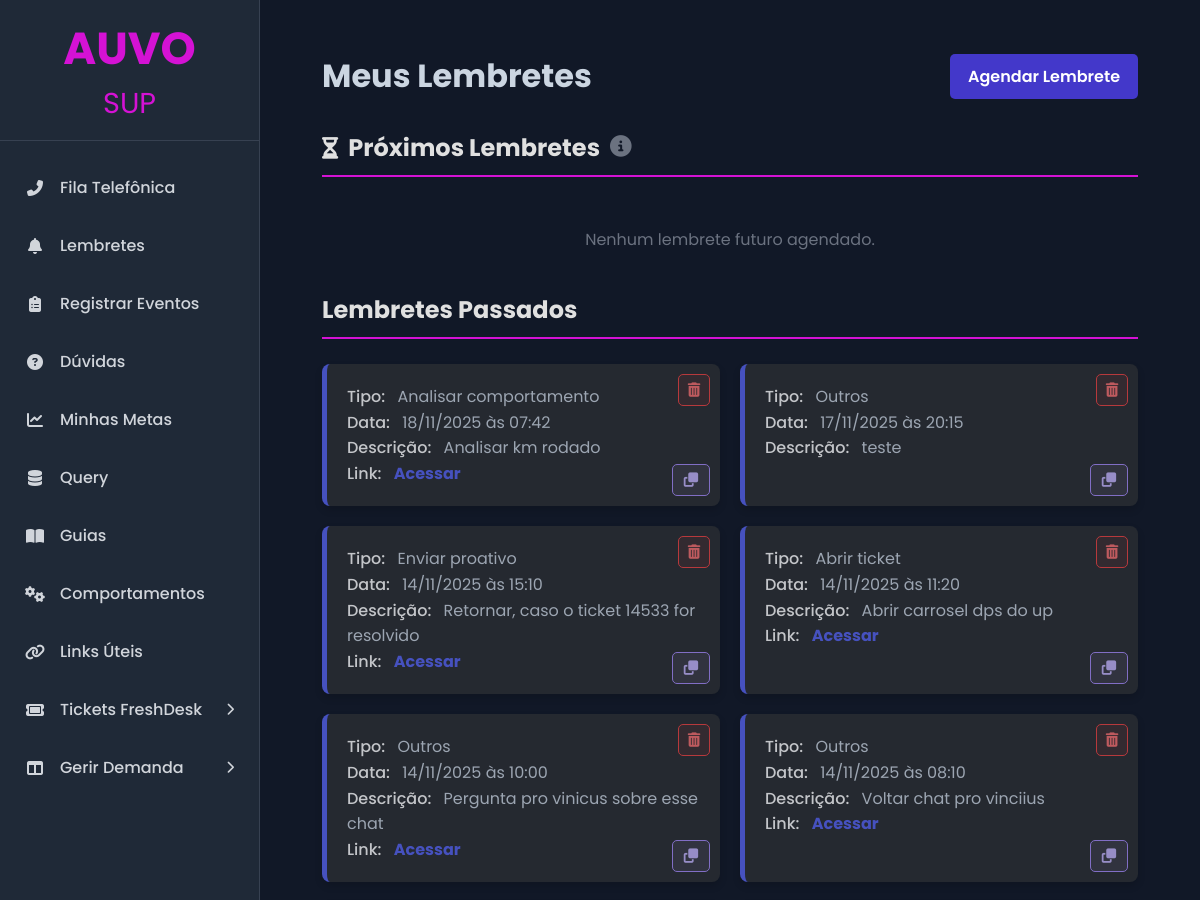
The app's page /reminders (signed in, upper part), older data.
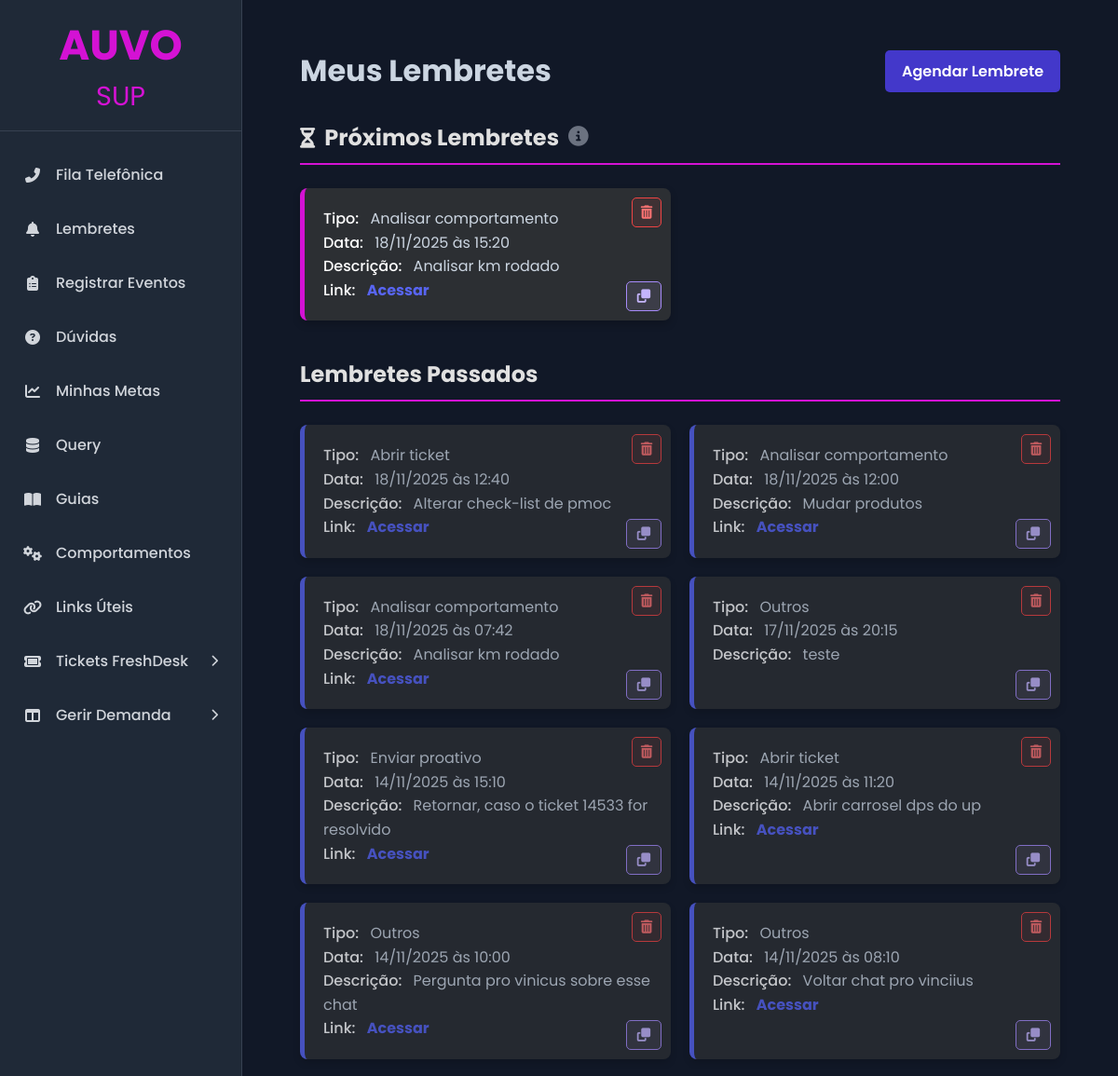
The same page, newer data.
### app.py (models this page shows, shortened)
class Reminder(db.Model):
    id = db.Column(db.Integer, primary_key=True)
    user_id = db.Column(db.Integer, db.ForeignKey('user.id'), nullable=False)
    reminder_type = db.Column(db.String(50), nullable=False)
    description = db.Column(db.Text, nullable=True)
    link = db.Column(db.String(500), nullable=True)
    reminder_datetime = db.Column(db.DateTime, nullable=False)
    is_sent = db.Column(db.Boolean, default=False, nullable=False) # Para o bot saber se já notificou
    notification_status = db.Column(db.String(100), nullable=True)
    created_at = db.Column(db.DateTime, default=db.func.now())
    user = db.relationship('User', backref=db.backref('reminders', lazy=True))

### app.py (the view)
@app.route('/reminders')
@login_required
def list_reminders():
    now_utc = datetime.utcnow()
    now_brasilia = datetime.utcnow() - timedelta(hours=3)
    upcoming_reminders = Reminder.query.filter(
        Reminder.user_id == current_user.id,
        Reminder.reminder_datetime > now_brasilia
    ).order_by(asc(Reminder.reminder_datetime)).all()
    past_reminders = Reminder.query.filter(
        Reminder.user_id == current_user.id,
        Reminder.reminder_datetime <= now_brasilia
    ).order_by(desc(Reminder.reminder_datetime)).all()
    return render_template(
        'reminders.html',
        title="Meus Lembretes",
        upcoming=upcoming_reminders,
        past=past_reminders
    )

### app.py (called while the page is built)
@app.context_processor
def inject_now():
    return {'now': datetime.utcnow()}

@login_manager.user_loader
def load_user(user_id):
    return User.query.get(int(user_id))

### templates/reminders.html (shortened to what this page needs)
{% extends "base.html" %}
{% block content %}
<div class="content-padding">
    <div class="fila-header">
        <h1>{{ title }}</h1>
        <a href="{{ url_for('create_reminder') }}" class="config-btn">Agendar Lembrete</a>
    </div>
    <div class="reminders-section">
        <h2 class="section-title-with-tooltip">
            <span><i class="fa-solid fa-hourglass-half" style="margin-right: 10px; font-size: 0.9em;"></i>Próximos Lembretes</span>
            <div class="menu-tooltip" style="margin-left: 10px; position: relative; top: -2px;">
                <i class="fa-solid fa-circle-info tooltip-icon"></i>
            </div>
        </h2>
        {% if upcoming %}
            <ul class="reminder-list">
            {% for rem in upcoming %}
                <li class="reminder-card">
                    <form method="POST" action="{{ url_for('delete_reminder', reminder_id=rem.id) }}" class="delete-reminder-form">
                        <button type="submit" class="delete-btn" title="Remover Lembrete">
                            <i class="fa-solid fa-trash-can"></i>
                        </button>
                    </form>
                    <button type="button" class="action-btn duplicate-btn" title="Duplicar/Reagendar"
                            data-reminder-id="{{ rem.id }}">
                        <i class="fa-solid fa-clone"></i>
                    </button>
                    <div class="reminder-card-content">
                        <strong>Tipo:</strong> {{ rem.reminder_type }} <br>
                        <strong>Data:</strong> {{ rem.reminder_datetime.strftime('%d/%m/%Y às %H:%M') }} <br>
                        {% if rem.description %}
                            <strong>Descrição:</strong> {{ rem.description }} <br>
                        {% endif %}
                        {% if rem.link %}
                            <strong>Link:</strong> <a href="{{ rem.link }}" target="_blank" class="reminder-link">Acessar</a>
                        {% endif %}
                    </div>
                </li>
            {% endfor %}
            </ul>
        {% else %}
            <p class="placeholder-text">Nenhum lembrete futuro agendado.</p>
        {% endif %}
    </div>
    <div class="reminders-section">
        <h2>Lembretes Passados</h2>
        {% if past %}
            <ul class="reminder-list past">
            {% for rem in past %}
                <li class="reminder-card">
                    <form method="POST" action="{{ url_for('delete_reminder', reminder_id=rem.id) }}" class="delete-reminder-form">
                        <button type="submit" class="delete-btn" title="Remover Lembrete">
                            <i class="fa-solid fa-trash-can"></i>
                        </button>
                    </form>
                    <button type="button" class="action-btn duplicate-btn" title="Duplicar/Reagendar"
                            data-reminder-id="{{ rem.id }}">
                        <i class="fa-solid fa-clone"></i>
                    </button>
                    <div class="reminder-card-content">
                        <strong>Tipo:</strong> {{ rem.reminder_type }} <br>
                        <strong>Data:</strong> {{ rem.reminder_datetime.strftime('%d/%m/%Y às %H:%M') }} <br>
                        {% if rem.description %}
                            <strong>Descrição:</strong> {{ rem.description }} <br>
                        {% endif %}
                        {% if rem.link %}
                            <strong>Link:</strong> <a href="{{ rem.link }}" target="_blank" class="reminder-link">Acessar</a>
                        {% endif %}
                    </div>
                </li>
            {% endfor %}
            </ul>
        {% else %}
            <p class="placeholder-text">Nenhum lembrete no histórico.</p>
        {% endif %}
    </div>
</div>
{% endblock %}

Row changes from the older to the newer data that the page shows:
added Reminder: reminder_type "Analisar comportamento", reminder_datetime "18/11/2025 às 15:20", description "Analisar km rodado", shown under "Próximos Lembretes"
added Reminder: reminder_type "Abrir ticket", reminder_datetime "18/11/2025 às 12:40", description "Alterar check-list de pmoc", shown under "Lembretes Passados"
added Reminder: reminder_type "Analisar comportamento", reminder_datetime "18/11/2025 às 12:00", description "Mudar produtos", shown under "Lembretes Passados"
Text that changed along with them:
text no longer shown: "Nenhum lembrete futuro agendado."
